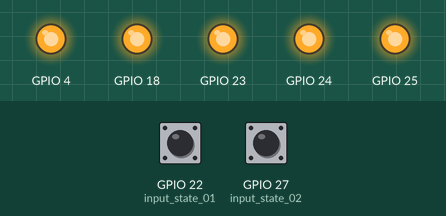
Recording of a program running on a simulated Raspberry Pi (BCM pin numbers). On the bench: output pins drawn as LEDs (lit = HIGH). The inputs (shaded band) are chosen by the test bench; at power-on: GPIO 22 (input_state_01) LOW, GPIO 27 (input_state_02) LOW. What the program prints to the terminal is not drawn.

Above: at 1.2 s.
1.3 s: GPIO 22 (input_state_01) pulled HIGH for 0.5 s
At 1.7 s:
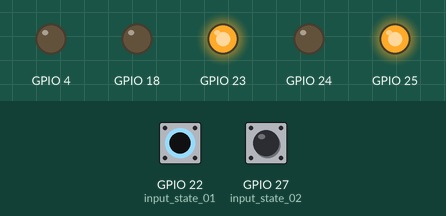
3.3 s: GPIO 22 (input_state_01) pulled HIGH for 3.2 s
At 7.8 s:
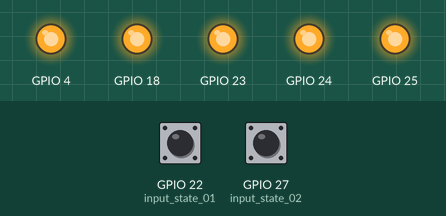
8.1 s: GPIO 27 (input_state_02) pulled HIGH for 3.2 s
At 9.5 s:
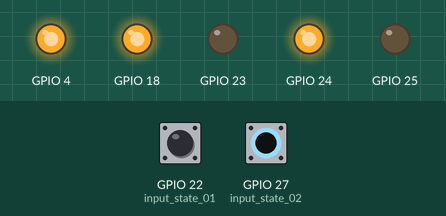
13.1 s: GPIO 22 (input_state_01) driven HIGH and GPIO 27 (input_state_02) driven HIGH
At 13.8 s:
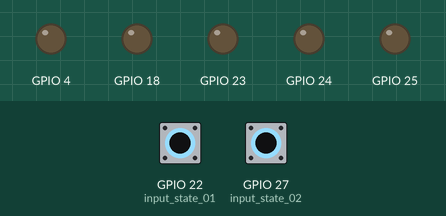
Timing chart, 0 to 15.9 s (numbered marks = the images above; inputs shaded):
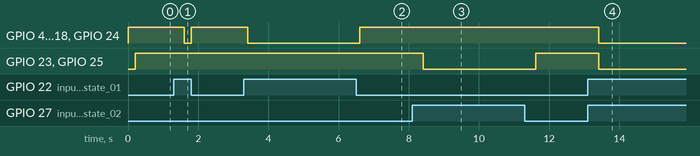

The program:

Py305_pulsadorParImpar.py
```python
##-----------------------------------
## Py305_pulsadorParImpar
## Enrique Rodriguez Vela
##-----------------------------------

import RPi.GPIO as GPIO
import time


GPIO.setwarnings(False)
GPIO.setmode(GPIO.BCM)

#Led Impares
GPIO.setup(18, GPIO.OUT)
GPIO.setup(24,  GPIO.OUT)
GPIO.setup(4,  GPIO.OUT)

#Led Pares
GPIO.setup(23,  GPIO.OUT)
GPIO.setup(25,  GPIO.OUT)

#Pulsadores
GPIO.setup(27, GPIO.IN, pull_up_down=GPIO.PUD_DOWN)
GPIO.setup(22, GPIO.IN, pull_up_down=GPIO.PUD_DOWN)

while True:
    input_state_01 = GPIO.input(22)
    input_state_02 = GPIO.input(27)

    if input_state_01 == False:
        print("Boton Presionado Nº1")
        GPIO.output(18,True)
        GPIO.output(24,True)
        GPIO.output(4,True)
        time.sleep(0.2)
    else:
        GPIO.output(18,False)
        GPIO.output(24,False)
        GPIO.output(4,False)


    if input_state_02 == False:
        print("Boton Presionado Nº1")
        GPIO.output(23,True)
        GPIO.output(25,True)
        time.sleep(0.2)
    else:
        GPIO.output(23,False)
        GPIO.output(25,False)

GPIO.cleanup()
```

Measured:
- after the input at 1.3 s, GPIO 4, GPIO 18, GPIO 24: HIGH → LOW after 0.30 s, → HIGH 0.20 s later
- after the input at 3.3 s, GPIO 4, GPIO 18, GPIO 24: HIGH → LOW after 0.11 s, → HIGH 3.2 s later
- after the input at 8.1 s, GPIO 23, GPIO 25: HIGH → LOW after 0.31 s, → HIGH 3.2 s later
- after the input at 13.1 s, GPIO 4, GPIO 18, GPIO 23–25: HIGH → LOW after 0.32 s
